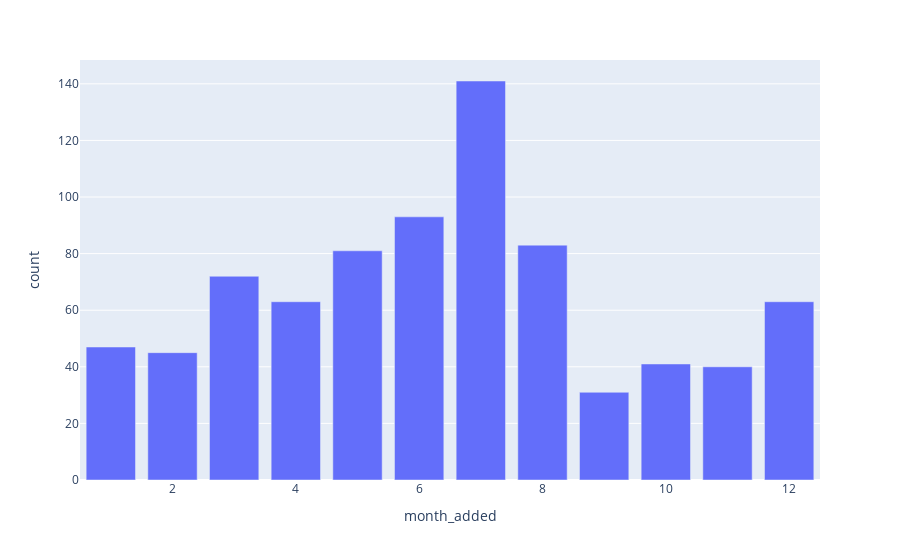

Notebook code for this chart:
### Code cell
##px.bar(output2, x='month_added', y='count')

### Figure 1 — Plotly figure (JSON) as saved in the notebook; plotly's stock layout.template omitted (floating-point values rounded to 4 significant figures)
{"data": [{"alignmentgroup": "True", "hovertemplate": "month_added=%{x}<br>count=%{y}<extra></extra>", "legendgroup": "", "marker": {"color": "#636efa"}, "name": "", "offsetgroup": "", "orientation": "v", "showlegend": false, "textposition": "auto", "type": "bar", "x": [1, 2, 3, 4, 5, 6, 7, 8, 9, 10, 11, 12], "xaxis": "x", "y": [47, 45, 72, 63, 81, 93, 141, 83, 31, 41, 40, 63], "yaxis": "y"}], "layout": {"barmode": "relative", "legend": {"tracegroupgap": 0}, "margin": {"t": 60}, "xaxis": {"anchor": "y", "domain": [0, 1], "title": {"text": "month_added"}}, "yaxis": {"anchor": "x", "domain": [0, 1], "title": {"text": "count"}}}}
